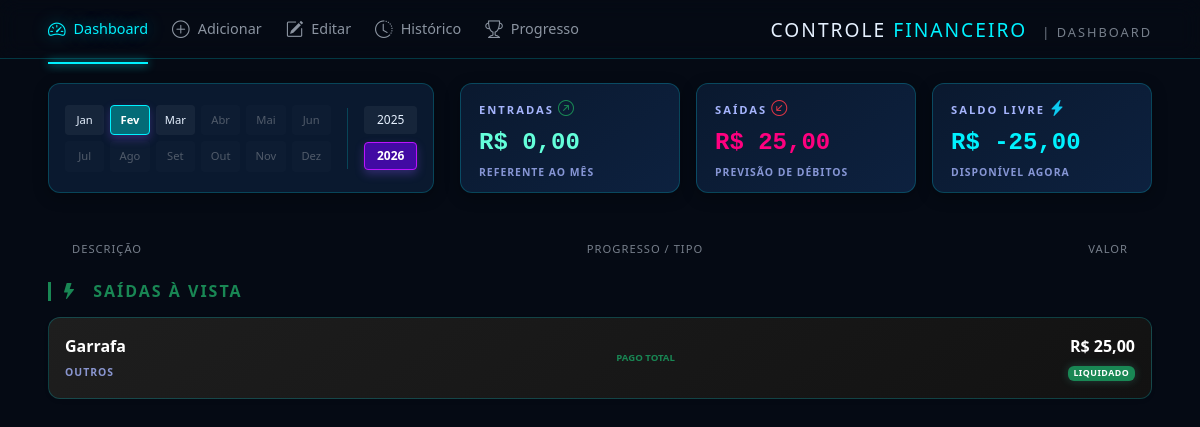
The page /?mes=2&ano=2026 on the database its author committed.
### app.py (models this page shows)
class Gasto(db.Model):
    id = db.Column(db.Integer, primary_key=True)
    nome = db.Column(db.String(100), nullable=False)
    categoria = db.Column(db.String(50), nullable=False)
    valor_total = db.Column(db.Float, nullable=False) # Valor da Reserva ou Total
    valor_mensal = db.Column(db.Float, nullable=False) # Valor da Parcela
    valor_gasto_real = db.Column(db.Float, default=0.0) # Quanto já usou do envelope
    total_parcelas = db.Column(db.Integer, default=1)
    parcelas_pagas = db.Column(db.Integer, default=0)
    parcelas_reservadas = db.Column(db.Integer, default=0) # Adicione esta linha
    falta_pagar = db.Column(db.Float)
    tipo = db.Column(db.String(20)) # 'Fixo', 'Parcelado' ou 'Unico'
    status = db.Column(db.String(20), default='Pendente')
    mes = db.Column(db.Integer)
    ano = db.Column(db.Integer)

### app.py (the view)
@app.route('/')
def index():
    mes_selecionado = request.args.get('mes', datetime.now().month, type=int)
    ano_selecionado = request.args.get('ano', datetime.now().year, type=int)
    gastos = Gasto.query.filter_by(mes=mes_selecionado, ano=ano_selecionado).all()
    ganhos = Ganho.query.filter_by(mes=mes_selecionado, ano=ano_selecionado).all()
    total_recebido = sum(g.valor for g in ganhos)
    gastos_a_vista = sum(i.valor_total for i in gastos if i.tipo == 'Unico')
    reserva_envelopes = sum(i.valor_total for i in gastos if i.tipo == 'Fixo')
    total_parcelas_comprometidas = 0
    for item in gastos:
        if item.tipo == 'Parcelado':
            quantidade_fora_do_bolso = (item.parcelas_pagas or 0) + (item.parcelas_reservadas or 0)
            total_parcelas_comprometidas += (item.valor_mensal * quantidade_fora_do_bolso)
    total_saidas = gastos_a_vista + reserva_envelopes + total_parcelas_comprometidas
    saldo_real_livre = total_recebido - total_saidas
    return render_template('index.html',
                           gastos=gastos,
                           ganhos=ganhos,
                           saldo=saldo_real_livre,
                           total_entradas=total_recebido,
                           total_saidas=total_saidas,
                           mes_ativo=mes_selecionado,
                           ano_ativo=ano_selecionado,
                           now=datetime.now())

### templates/index.html (shortened to what this page needs)
<!DOCTYPE html>
<html lang="pt-br">
<head>
    <link href="https://cdn.jsdelivr.net/npm/bootstrap@5.3.0/dist/css/bootstrap.min.css" rel="stylesheet">
    <link rel="stylesheet" href="https://cdn.jsdelivr.net/npm/bootstrap-icons@1.11.1/font/bootstrap-icons.css">
    <link rel="stylesheet" href="static/css/dashboard.css">
</head>
<body>
    <header class="header-main px-5 py-3">
        <nav class="d-flex justify-content-between align-items-center">
            <div class="nav-paginas d-flex gap-4">
                <a href="{{ url_for('index') }}" class="nav-link-custom active">
                    <i class="bi bi-speedometer2"></i> Dashboard
                </a>
                <a href="{{ url_for('adicionar') }}" class="nav-link-custom">
                    <i class="bi bi-plus-circle"></i> Adicionar
                </a>
                <a href="{{ url_for('editar') }}" class="nav-link-custom">
                    <i class="bi bi-pencil-square"></i> Editar
                </a>
                <a href="{{ url_for('historico') }}" class="nav-link-custom">
                    <i class="bi bi-clock-history"></i> Histórico
                </a>
                <a href="{{ url_for('progresso') }}" class="nav-link-custom">
                    <i class="bi bi-trophy"></i> Progresso
                </a>
            </div>
            <div class="titulo-pagina text-end">
                <h2 class="m-0 tracking-widest text-uppercase h4">
                    Controle <span style="color: var(--accent-cyan)">Financeiro</span>
                    <small class="ms-2 opacity-50" style="font-size: 0.8rem;">| Dashboard</small>
                </h2>
            </div>
        </nav>
    </header>
    <section id="dashboard-header" class="px-5 mt-4">
        <div class="d-flex align-items-stretch justify-content-between">
            <div class="painel-meses card p-3">
                <div class="d-flex align-items-center h-100">
                    <div class="meses-grid">
                        {% set nomes = ['Jan', 'Fev', 'Mar', 'Abr', 'Mai', 'Jun', 'Jul', 'Ago', 'Set', 'Out', 'Nov',
                        'Dez'] %}
                        {% set mes_real = now.month %}
                        {% set ano_real = now.year %}
                        {% for i in range(1, 13) %}
                        {% set futuro = (ano_ativo > ano_real) or (ano_ativo == ano_real and i > mes_real) %}
                        {% if futuro %}
                        <span class="btn-mes disabled" style="opacity: 0.3; cursor: not-allowed;">
                            {{ nomes[i-1] }}
                        </span>
                        {% else %}
                        <a href="/?mes={{ i }}&ano={{ ano_ativo }}"
                            class="btn-mes {{ 'active' if mes_ativo == i else '' }}">
                            {{ nomes[i-1] }}
                        </a>
                        {% endif %}
                        {% endfor %}
                    </div>
                    <div class="seletor-anos-col">
                        <a href="/?mes={{ mes_ativo }}&ano=2025"
                            class="btn-ano {{ 'active' if ano_ativo == 2025 else '' }}">2025</a>
                        {% if ano_real < 2026 %} <span class="btn-ano disabled"
                            style="opacity: 0.3; cursor: not-allowed;">2026</span>
                            {% else %}
                            <a href="/?mes={{ mes_ativo }}&ano=2026"
                                class="btn-ano {{ 'active' if ano_ativo == 2026 else '' }}">2026</a>
                            {% endif %}
                    </div>
                </div>
            </div>
            <div class="painel-cards">
                <div class="d-flex gap-3 h-100">
                    <div class="card card-dashboard card-ganhos" style="width: 220px;">
                        <div class="card-header-mini">
                            <span class="label">Entradas</span>
                            <i class="bi bi-arrow-up-right-circle text-success"></i>
                        </div>
                        <div class="valor" id="ganhos">R$ {{ "{:,.2f}".format(total_entradas |
                            default(0)).replace(',','v').replace('.', ',').replace('v', '.') }}</div>
                        <div class="card-footer-mini"
                            style="font-size: 0.65rem; color: #a5b4fc; text-transform: uppercase; letter-spacing: 1px; font-weight: 600; opacity: 0.8;"">Referente ao mês</div>
                    </div>
                    <div class=" card card-dashboard card-gastos" style="width: 220px;">
                            <div class="card-header-mini">
                                <span class="label">Saídas</span>
                                <i class="bi bi-arrow-down-left-circle text-danger"></i>
                            </div>
                            <div class="valor" id="gastos">R$ {{ "{:,.2f}".format(total_saidas |
                                default(0)).replace(',','v').replace('.', ',').replace('v', '.') }}</div>
                            <div class="card-footer-mini"
                                style="font-size: 0.65rem; color: #a5b4fc; text-transform: uppercase; letter-spacing: 1px; font-weight: 600; opacity: 0.8;"">Previsão de débitos</div>
                    </div>
                    <div class=" card card-dashboard card-restante" style="width: 220px;">
                                <div class="card-header-mini">
                                    <span class="label">Saldo Livre</span>
                                    <i class="bi bi-lightning-charge-fill text-info"></i>
                                </div>
                                <div class="valor" id="restante">R$ {{ "{:,.2f}".format(saldo |
                                    default(0)).replace(',','v').replace('.', ',').replace('v', '.') }}</div>
                                <div class="card-footer-mini"
                                    style="font-size: 0.65rem; color: #a5b4fc; text-transform: uppercase; letter-spacing: 1px; font-weight: 600; opacity: 0.8;"">Disponível agora</div>
                    </div>
                </div>
            </div>
        </div>
    </section>
    <div id=" itens-lista" class="mt-5 px-5">
                                    <div class="row px-4 mb-4 opacity-50 text-uppercase"
                                        style="font-size: 0.7rem; letter-spacing: 1px;">
                                        <div class="col-4">Descrição</div>
                                        <div class="col-5 text-center">Progresso / Tipo</div>
                                        <div class="col-3 text-end">Valor</div>
                                    </div>
                                    <div class="lista-transacoes">
                                        {% set tem_fixo = gastos | selectattr('tipo', 'equalto', 'Fixo') | list | length
                                        > 0 %}
                                        {% set tem_parcelado = gastos | selectattr('tipo', 'equalto', 'Parcelado') |
                                        list | length > 0 %}
                                        {% set tem_avista = gastos | selectattr('tipo', 'ne', 'Fixo') |
                                        selectattr('tipo', 'ne', 'Parcelado') | list
                                        | length > 0 %}
                                        {% if not tem_fixo and not tem_parcelado and not tem_avista %}
                                        <div class="col-12 text-center py-5"
                                            style="background: rgba(255, 255, 255, 0.02); border: 1px dashed rgba(255, 255, 255, 0.1); border-radius: 24px; margin-top: 20px;">
                                            <div class="mb-3 d-inline-block position-relative">
                                                <div
                                                    style="position: absolute; top: 50%; left: 50%; transform: translate(-50%, -50%); width: 60px; height: 60px; background: rgba(188, 19, 254, 0.2); filter: blur(20px); border-radius: 50%; animation: pulse-neon 2s infinite;">
                                                </div>
                                                <i class="bi bi-wallet2 text-white-50"
                                                    style="font-size: 2.5rem; position: relative; z-index: 1;"></i>
                                            </div>
                                            <h5 class="fw-bold text-white mb-1" style="letter-spacing: -0.5px;">Tudo
                                                limpo por aqui!</h5>
                                            <p class="text-white-50 mx-auto"
                                                style="font-size: 0.75rem; max-width: 250px; line-height: 1.4; opacity: 0.6;">
                                                Você ainda não registrou nenhum gasto. Comece adicionando suas despesas
                                                para ter o controle total.
                                            </p>
                                            <a href="/adicionar?mes={{ mes_ativo }}&ano={{ ano_ativo }}"
                                                class="btn btn-sm mt-2"
                                                style="background: rgba(188, 19, 254, 0.1); color: #bc13fe; border: 1px solid rgba(188, 19, 254, 0.3); border-radius: 12px; font-size: 0.7rem; font-weight: 700; padding: 8px 20px; text-transform: uppercase; letter-spacing: 1px;">
                                                <i class="bi bi-plus-lg me-1"></i> Novo Gasto
                                            </a>
                                        </div>
                                        {% else %}
                                        {% if tem_avista %}
                                        <div class="secao-financeira mb-5">
                                            <h4 class="text-success mb-3 h6 fw-bold text-uppercase"
                                                style="letter-spacing: 2px; border-left: 3px solid #198754; padding-left: 10px;">
                                                <i class="bi bi-lightning-fill me-2"></i> Saídas à Vista
                                            </h4>
                                            {% for item in gastos if item.tipo not in ['Fixo', 'Parcelado'] %}
                                            <div class="card p-3 mb-2 bg-dark text-white border-0 shadow-sm"
                                                onclick="abrirDetalhes('{{ item.id }}')"
                                                style="cursor: pointer; border-radius: 12px; background: linear-gradient(145deg, #1e1e1e, #121212);">
                                                <div class="row align-items-center">
                                                    <div class="col-4">
                                                        <strong class="d-block">{{ item.nome }}</strong>
                                                        <small
                                                            style="font-size: 0.65rem; color: #a5b4fc; text-transform: uppercase; letter-spacing: 1px; font-weight: 600; opacity: 0.8;">
                                                            {{ item.categoria }}
                                                        </small>
                                                    </div>
                                                    <div class="col-5 text-center">
                                                        <small class="text-success fw-bold d-block"
                                                            style="font-size: 0.6rem;">PAGO TOTAL</small>
                                                    </div>
                                                    <div class="col-3 text-end">
                                                        <div class="fw-bold" style="font-size: 1rem;">R$ {{
                                                            "{:,.2f}".format(item.valor_mensal).replace('.', ',') }}
                                                        </div>
                                                        {% if item.status == 'Pago' %}
                                                        <span class="badge bg-success"
                                                            style="font-size: 0.55rem; text-transform: uppercase; letter-spacing: 0.5px; box-shadow: 0 0 10px rgba(100, 255, 218, 0.2);">
                                                            Liquidado
                                                        </span>
                                                        {% endif %}
                                                    </div>
                                                </div>
                                            </div>
                                            {% endfor %}
                                        </div>
                                        {% endif %}
                                        {% endif %}
                                    </div>
                                </div>
</body>
</html>

### rows shown on the page
Gasto: nome "Garrafa", categoria "OUTROS", valor_mensal "25,00", status "LIQUIDADO"

### other values the page prints
{{ nomes[i-1] }} "Jan" "Fev" "Mar"
{{ nomes[i-1] }} "Abr" "Mai" "Jun" "Jul" "Ago" "Set" "Out" "Nov" "Dez"
